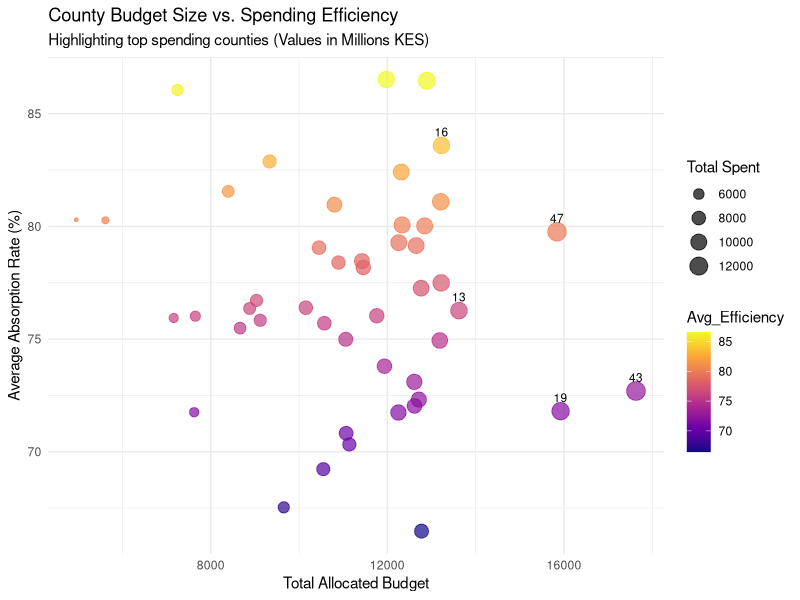
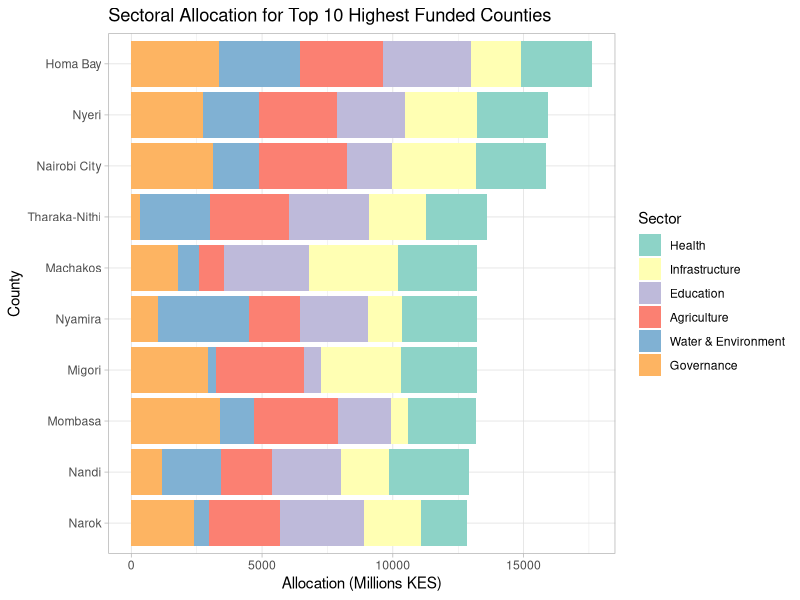
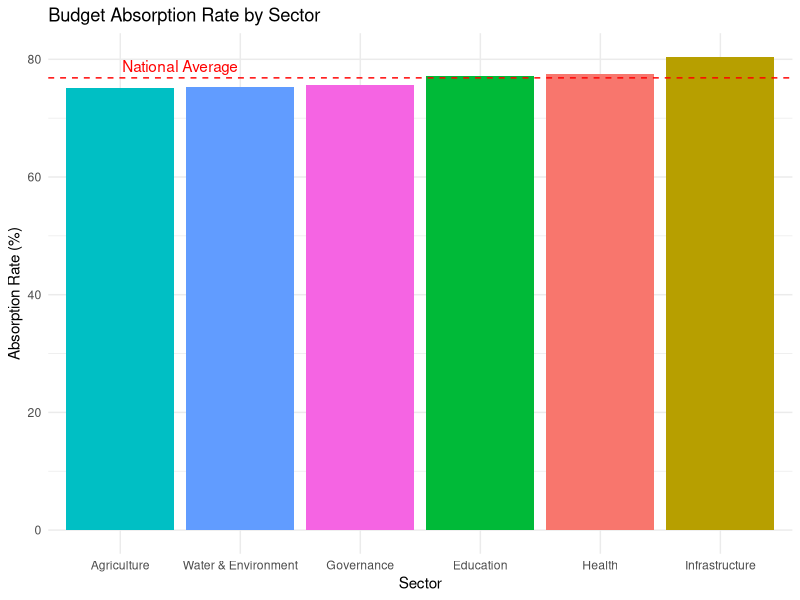

These charts were generated, in order, by the following R code:
## county-budget-viz-011-2025
## Analysis of Kenyan County Budget Allocations and Spending

library(tidyverse)
library(scales)
library(gridExtra)

# --- 1. Data Generation (Simulating 47 Counties) ---
set.seed(2025)
counties <- c(
  "Mombasa", "Kwale", "Kilifi", "Tana River", "Lamu", "Taita/Taveta", 
  "Garissa", "Wajir", "Mandera", "Marsabit", "Isiolo", "Meru", 
  "Tharaka-Nithi", "Embu", "Kitui", "Machakos", "Makueni", "Nyandarua", 
  "Nyeri", "Kirinyaga", "Murang'a", "Kiambu", "Turkana", "West Pokot", 
  "Samburu", "Trans Nzoia", "Uasin Gishu", "Elgeyo/Marakwet", "Nandi", 
  "Baringo", "Laikipia", "Nakuru", "Narok", "Kajiado", "Kericho", 
  "Bomet", "Kakamega", "Vihiga", "Bungoma", "Busia", "Siaya", 
  "Kisumu", "Homa Bay", "Migori", "Kisii", "Nyamira", "Nairobi City"
)

sectors <- c("Health", "Infrastructure", "Education", "Agriculture", "Water & Environment", "Governance")

# Create a long-form dataframe
budget_data <- expand.grid(County = counties, Sector = sectors) %>%
  mutate(
    Allocated_KES_M = runif(n(), 200, 3500),
    Spending_Efficiency = runif(n(), 0.55, 0.98),
    Spent_KES_M = Allocated_KES_M * Spending_Efficiency
  )

# --- 2. Data Aggregation ---
county_summary <- budget_data %>%
  group_by(County) %>%
  summarize(
    Total_Allocated = sum(Allocated_KES_M),
    Total_Spent = sum(Spent_KES_M),
    Avg_Efficiency = mean(Spending_Efficiency) * 100
  ) %>%
  arrange(desc(Total_Allocated))

sector_summary <- budget_data %>%
  group_by(Sector) %>%
  summarize(
    Total_Allocated = sum(Allocated_KES_M),
    Total_Spent = sum(Spent_KES_M),
    Absorption_Rate = (Total_Spent / Total_Allocated) * 100
  )

# --- 3. Visualization: Budget Size vs. Spending Efficiency ---
p1 <- ggplot(county_summary, aes(x = Total_Allocated, y = Avg_Efficiency)) +
  geom_point(aes(size = Total_Spent, color = Avg_Efficiency), alpha = 0.7) +
  geom_text(aes(label = ifelse(Total_Allocated > quantile(Total_Allocated, 0.9), County, "")), 
            vjust = -1, size = 3) +
  scale_color_viridis_c(option = "plasma") +
  labs(
    title = "County Budget Size vs. Spending Efficiency",
    subtitle = "Highlighting top spending counties (Values in Millions KES)",
    x = "Total Allocated Budget",
    y = "Average Absorption Rate (%)",
    size = "Total Spent"
  ) +
  theme_minimal()

# --- 4. Visualization: Top 10 Counties Sector Breakdown ---
top_10_counties <- head(county_summary$County, 10)
p2 <- budget_data %>%
  filter(County %in% top_10_counties) %>%
  ggplot(aes(x = reorder(County, Allocated_KES_M), y = Allocated_KES_M, fill = Sector)) +
  geom_bar(stat = "identity", position = "stack") +
  coord_flip() +
  scale_fill_brewer(palette = "Set3") +
  labs(
    title = "Sectoral Allocation for Top 10 Highest Funded Counties",
    x = "County",
    y = "Allocation (Millions KES)"
  ) +
  theme_light()

# --- 5. Visualization: Sectoral Absorption Rates ---
p3 <- ggplot(sector_summary, aes(x = reorder(Sector, Absorption_Rate), y = Absorption_Rate, fill = Sector)) +
  geom_col() +
  geom_hline(yintercept = mean(sector_summary$Absorption_Rate), linetype = "dashed", color = "red") +
  annotate("text", x = 1.5, y = mean(sector_summary$Absorption_Rate) + 2, label = "National Average", color = "red") +
  labs(
    title = "Budget Absorption Rate by Sector",
    x = "Sector",
    y = "Absorption Rate (%)"
  ) +
  theme_minimal() + 
  theme(legend.position = "none")

# --- 6. Executive Summary Output ---
cat("\n--- County Budget Analysis Report 2025 ---\n")
cat("Total National Allocation Explored: ", sum(county_summary$Total_Allocated), " Million KES\n")
cat("Highest Budget County: ", county_summary$County[1], "\n")
cat("Sector with Highest Absorption: ", sector_summary$Sector[which.max(sector_summary$Absorption_Rate)], "\n")

# Print Plots
print(p1)
print(p2)
print(p3)

# End of script
